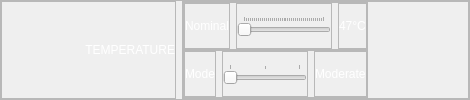
           <widget class="QFrame" name="frame_5">
            <property name="styleSheet">
             <string notr="true"/>
            </property>
            <property name="frameShape">
             <enum>QFrame::StyledPanel</enum>
            </property>
            <property name="frameShadow">
             <enum>QFrame::Raised</enum>
            </property>
            <layout class="QHBoxLayout" name="horizontalLayout_23">
             <property name="spacing">
              <number>6</number>
             </property>
             <property name="leftMargin">
              <number>0</number>
             </property>
             <property name="topMargin">
              <number>0</number>
             </property>
             <property name="rightMargin">
              <number>0</number>
             </property>
             <property name="bottomMargin">
              <number>0</number>
             </property>
             <item>
              <widget class="QFrame" name="frame_29">
               <property name="minimumSize">
                <size>
                 <width>175</width>
                 <height>0</height>
                </size>
               </property>
               <property name="frameShape">
                <enum>QFrame::StyledPanel</enum>
               </property>
               <property name="frameShadow">
                <enum>QFrame::Raised</enum>
               </property>
               <layout class="QHBoxLayout" name="horizontalLayout_25">
                <property name="spacing">
                 <number>0</number>
                </property>
                <property name="leftMargin">
                 <number>0</number>
                </property>
                <property name="topMargin">
                 <number>0</number>
                </property>
                <property name="rightMargin">
                 <number>0</number>
                </property>
                <property name="bottomMargin">
                 <number>0</number>
                </property>
                <item>
                 <widget class="QLabel" name="label_12">
                  <property name="styleSheet">
                   <string notr="true">color: white;
font: 25 12pt &quot;Segoe UI&quot;;</string>
                  </property>
                  <property name="text">
                   <string>TEMPERATURE</string>
                  </property>
                  <property name="alignment">
                   <set>Qt::AlignRight|Qt::AlignTrailing|Qt::AlignVCenter</set>
                  </property>
                 </widget>
                </item>
               </layout>
              </widget>
             </item>
             <item>
              <widget class="QFrame" name="frame_30">
               <property name="sizePolicy">
                <sizepolicy hsizetype="Expanding" vsizetype="Preferred">
                 <horstretch>0</horstretch>
                 <verstretch>0</verstretch>
                </sizepolicy>
               </property>
               <property name="frameShape">
                <enum>QFrame::StyledPanel</enum>
               </property>
               <property name="frameShadow">
                <enum>QFrame::Raised</enum>
               </property>
               <layout class="QVBoxLayout" name="verticalLayout_6">
                <property name="spacing">
                 <number>0</number>
                </property>
                <property name="leftMargin">
                 <number>0</number>
                </property>
                <property name="topMargin">
                 <number>0</number>
                </property>
                <property name="rightMargin">
                 <number>100</number>
                </property>
                <property name="bottomMargin">
                 <number>0</number>
                </property>
                <item>
                 <widget class="QFrame" name="frame_33">
                  <property name="frameShape">
                   <enum>QFrame::StyledPanel</enum>
                  </property>
                  <property name="frameShadow">
                   <enum>QFrame::Raised</enum>
                  </property>
                  <layout class="QHBoxLayout" name="horizontalLayout_24">
                   <property name="leftMargin">
                    <number>0</number>
                   </property>
                   <property name="topMargin">
                    <number>0</number>
                   </property>
                   <property name="rightMargin">
                    <number>0</number>
                   </property>
                   <property name="bottomMargin">
                    <number>0</number>
                   </property>
                   <item>
                    <widget class="QFrame" name="frame_32">
                     <property name="frameShape">
                      <enum>QFrame::StyledPanel</enum>
                     </property>
                     <property name="frameShadow">
                      <enum>QFrame::Raised</enum>
                     </property>
                     <layout class="QHBoxLayout" name="horizontalLayout_27">
                      <property name="leftMargin">
                       <number>0</number>
                      </property>
                      <property name="topMargin">
                       <number>0</number>
                      </property>
                      <property name="rightMargin">
                       <number>0</number>
                      </property>
                      <property name="bottomMargin">
                       <number>0</number>
                      </property>
                      <item>
                       <widget class="QLabel" name="label_13">
                        <property name="styleSheet">
                         <string notr="true">color: white;
font: 25 10pt &quot;Segoe UI&quot;;</string>
                        </property>
                        <property name="text">
                         <string>Nominal</string>
                        </property>
                       </widget>
                      </item>
                     </layout>
                    </widget>
                   </item>
                   <item>
                    <widget class="QFrame" name="frame_34">
                     <property name="frameShape">
                      <enum>QFrame::StyledPanel</enum>
                     </property>
                     <property name="frameShadow">
                      <enum>QFrame::Raised</enum>
                     </property>
                     <layout class="QHBoxLayout" name="horizontalLayout_29">
                      <property name="leftMargin">
                       <number>0</number>
                      </property>
                      <property name="topMargin">
                       <number>0</number>
                      </property>
                      <property name="rightMargin">
                       <number>0</number>
                      </property>
                      <property name="bottomMargin">
                       <number>0</number>
                      </property>
                      <item>
                       <widget class="QSlider" name="horizontalSlider_5">
                        <property name="minimum">
                         <number>20</number>
                        </property>
                        <property name="maximum">
                         <number>60</number>
                        </property>
                        <property name="orientation">
                         <enum>Qt::Horizontal</enum>
                        </property>
                        <property name="tickPosition">
                         <enum>QSlider::TicksAbove</enum>
                        </property>
                        <property name="tickInterval">
                         <number>1</number>
                        </property>
                       </widget>
                      </item>
                     </layout>
                    </widget>
                   </item>
                   <item>
                    <widget class="QFrame" name="frame_35">
                     <property name="frameShape">
                      <enum>QFrame::StyledPanel</enum>
                     </property>
                     <property name="frameShadow">
                      <enum>QFrame::Raised</enum>
                     </property>
                     <layout class="QHBoxLayout" name="horizontalLayout_28">
                      <property name="leftMargin">
                       <number>0</number>
                      </property>
                      <property name="topMargin">
                       <number>0</number>
                      </property>
                      <property name="rightMargin">
                       <number>0</number>
                      </property>
                      <property name="bottomMargin">
                       <number>0</number>
                      </property>
                      <item>
                       <widget class="QLabel" name="label_14">
                        <property name="styleSheet">
                         <string notr="true">color: white;
font: 25 10pt &quot;Segoe UI&quot;;</string>
                        </property>
                        <property name="text">
                         <string>47°C</string>
                        </property>
                       </widget>
                      </item>
                     </layout>
                    </widget>
                   </item>
                  </layout>
                 </widget>
                </item>
                <item>
                 <widget class="QFrame" name="frame_31">
                  <property name="frameShape">
                   <enum>QFrame::StyledPanel</enum>
                  </property>
                  <property name="frameShadow">
                   <enum>QFrame::Raised</enum>
                  </property>
                  <layout class="QHBoxLayout" name="horizontalLayout_26">
                   <property name="spacing">
                    <number>6</number>
                   </property>
                   <property name="leftMargin">
                    <number>0</number>
                   </property>
                   <property name="topMargin">
                    <number>0</number>
                   </property>
                   <property name="rightMargin">
                    <number>0</number>
                   </property>
                   <property name="bottomMargin">
                    <number>0</number>
                   </property>
                   <item>
                    <widget class="QFrame" name="frame_36">
                     <property name="frameShape">
                      <enum>QFrame::StyledPanel</enum>
                     </property>
                     <property name="frameShadow">
                      <enum>QFrame::Raised</enum>
                     </property>
                     <layout class="QHBoxLayout" name="horizontalLayout_30">
                      <property name="leftMargin">
                       <number>0</number>
                      </property>
                      <property name="topMargin">
                       <number>0</number>
                      </property>
                      <property name="rightMargin">
                       <number>0</number>
                      </property>
                      <property name="bottomMargin">
                       <number>0</number>
                      </property>
                      <item>
                       <widget class="QLabel" name="label_15">
                        <property name="styleSheet">
                         <string notr="true">color: white;
font: 25 10pt &quot;Segoe UI&quot;;</string>
                        </property>
                        <property name="text">
                         <string>Mode</string>
                        </property>
                       </widget>
                      </item>
                     </layout>
                    </widget>
                   </item>
                   <item>
                    <widget class="QFrame" name="frame_37">
                     <property name="frameShape">
                      <enum>QFrame::StyledPanel</enum>
                     </property>
                     <property name="frameShadow">
                      <enum>QFrame::Raised</enum>
                     </property>
                     <layout class="QHBoxLayout" name="horizontalLayout_32">
                      <property name="leftMargin">
                       <number>0</number>
                      </property>
                      <property name="topMargin">
                       <number>0</number>
                      </property>
                      <property name="rightMargin">
                       <number>0</number>
                      </property>
                      <property name="bottomMargin">
                       <number>0</number>
                      </property>
                      <item>
                       <widget class="QSlider" name="horizontalSlider_6">
                        <property name="minimum">
                         <number>1</number>
                        </property>
                        <property name="maximum">
                         <number>3</number>
                        </property>
                        <property name="orientation">
                         <enum>Qt::Horizontal</enum>
                        </property>
                        <property name="tickPosition">
                         <enum>QSlider::TicksAbove</enum>
                        </property>
                        <property name="tickInterval">
                         <number>1</number>
                        </property>
                       </widget>
                      </item>
                     </layout>
                    </widget>
                   </item>
                   <item>
                    <widget class="QFrame" name="frame_38">
                     <property name="frameShape">
                      <enum>QFrame::StyledPanel</enum>
                     </property>
                     <property name="frameShadow">
                      <enum>QFrame::Raised</enum>
                     </property>
                     <layout class="QHBoxLayout" name="horizontalLayout_31">
                      <property name="leftMargin">
                       <number>0</number>
                      </property>
                      <property name="topMargin">
                       <number>0</number>
                      </property>
                      <property name="rightMargin">
                       <number>0</number>
                      </property>
                      <property name="bottomMargin">
                       <number>0</number>
                      </property>
                      <item>
                       <widget class="QLabel" name="label_16">
                        <property name="styleSheet">
                         <string notr="true">color: white;
font: 25 10pt &quot;Segoe UI&quot;;</string>
                        </property>
                        <property name="text">
                         <string>Moderate</string>
                        </property>
                       </widget>
                      </item>
                     </layout>
                    </widget>
                   </item>
                  </layout>
                 </widget>
                </item>
               </layout>
              </widget>
             </item>
            </layout>
           </widget>
